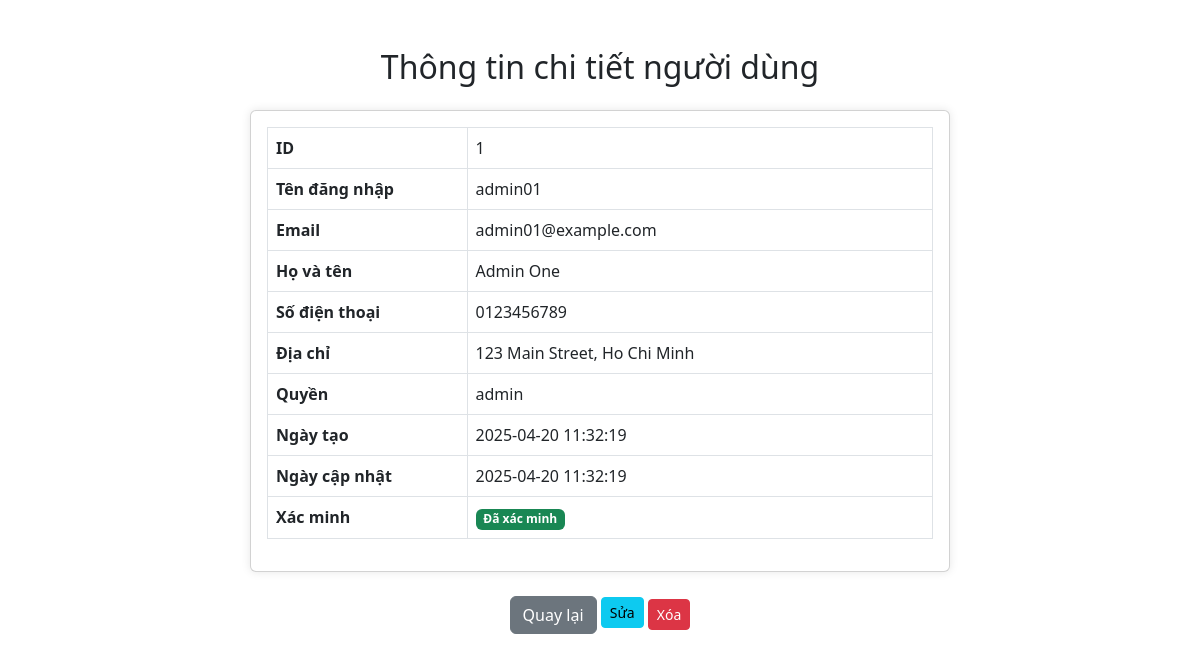
Page /index.php?controller=UserAdmin&action=detail&id=1 on the committed database.
### tables this page shows
CREATE TABLE `users` (
  `id` int(11) NOT NULL,
  `username` varchar(50) NOT NULL,
  `password` varchar(255) NOT NULL,
  `email` varchar(100) NOT NULL,
  `full_name` varchar(100) DEFAULT NULL,
  `phone` varchar(20) DEFAULT NULL,
  `address` varchar(255) DEFAULT NULL,
  `role` enum('admin','customer') DEFAULT 'customer',
  `created_at` timestamp NOT NULL DEFAULT current_timestamp(),
  `updated_at` timestamp NOT NULL DEFAULT current_timestamp() ON UPDATE current_timestamp(),
  `is_verified` tinyint(1) DEFAULT 0
);

### controllers/UserAdminController.php (called while the page is built, shortened)
<?php
require_once './models/User.php';
class UserAdminController
{
    public function detail()
    {
        $user = new User();
        $id = $_GET['id'];
        $user = $user->findById($id);
        require_once './views/admin/user_detail.php';
    }
}
?>

### models/User.php (called while the page is built, shortened)
<?php
require_once __DIR__ . '/../config/Database.php';
class User
{
    private $conn;
    public function __construct()
    {
        $db = new Database();
        $this->conn = $db->connect();
    }
    public function findById($id)
    {
        $sql = "SELECT * FROM users WHERE id = :id";
        $stmt = $this->conn->prepare($sql);
        $stmt->execute(['id' => $id]);
        $data = $stmt->fetch(PDO::FETCH_ASSOC);
        if ($data) {
            $user = new User();
            foreach ($data as $key => $value) {
                $user->$key = $value;
            }
            return $user;
        }
        return null;
    }
}

### config/Database.php (called while the page is built, shortened)
<?php
class Database {
    private $host = "localhost";
    private $db_name = "db_porsche_php";
    private $username = "root";
    private $password = "";
    private $port = 3306;
    public function connect() {
        $this->conn = null;
        try {
            $dsn = "mysql:host={$this->host};port={$this->port};dbname={$this->db_name};charset=utf8";
            $this->conn = new PDO($dsn, $this->username, $this->password);
            $this->conn->setAttribute(PDO::ATTR_ERRMODE, PDO::ERRMODE_EXCEPTION);
        } catch(PDOException $e) {
            echo "Kết nối thất bại: " . $e->getMessage();
            exit;
        }
        return $this->conn;
    }
}
?>

### views/admin/user_detail.php (the view, shortened to what this page needs)
<!DOCTYPE html>
<html lang="vi">
<head>
    <link href="https://cdn.jsdelivr.net/npm/bootstrap@5.3.0/dist/css/bootstrap.min.css" rel="stylesheet">
</head>
<body>
    <div class="container mt-5">
        <h2 class="mb-4 text-center">Thông tin chi tiết người dùng</h2>
        <div class="card">
            <div class="card-body">
                <table class="table table-bordered">
                    <tr>
                        <th>ID</th>
                        <td><?= htmlspecialchars($user->id) ?></td>
                    </tr>
                    <tr>
                        <th>Tên đăng nhập</th>
                        <td><?= htmlspecialchars($user->username) ?></td>
                    </tr>
                    <tr>
                        <th>Email</th>
                        <td><?= htmlspecialchars($user->email) ?></td>
                    </tr>
                    <tr>
                        <th>Họ và tên</th>
                        <td><?= htmlspecialchars($user->full_name) ?></td>
                    </tr>
                    <tr>
                        <th>Số điện thoại</th>
                        <td><?= htmlspecialchars($user->phone) ?></td>
                    </tr>
                    <tr>
                        <th>Địa chỉ</th>
                        <td><?= htmlspecialchars($user->address) ?></td>
                    </tr>
                    <tr>
                        <th>Quyền</th>
                        <td><?= htmlspecialchars($user->role) ?></td>
                    </tr>
                    <tr>
                        <th>Ngày tạo</th>
                        <td><?= htmlspecialchars($user->created_at) ?></td>
                    </tr>
                    <tr>
                        <th>Ngày cập nhật</th>
                        <td><?= htmlspecialchars($user->updated_at) ?></td>
                    </tr>
                    <tr>
                        <th>Xác minh</th>
                        <td>
                            <span class="badge bg-<?= $user->is_verified ? 'success' : 'secondary' ?>">
                                <?= $user->is_verified ? 'Đã xác minh' : 'Chưa xác minh' ?>
                            </span>
                        </td>
                    </tr>
                </table>
            </div>
        </div>
        <div class="mt-4 text-center">
            <a href="index.php?controller=UserAdmin&action=index" class="btn btn-secondary">Quay lại</a>
            <a href="index.php?controller=UserAdmin&action=update&id=<?= $user->id ?>"
                class="btn btn-sm btn-info mb-1">Sửa</a>
            <a href="index.php?controller=UserAdmin&action=delete&id=<?= $user->id ?>" class="btn btn-sm btn-danger"
                onclick="return confirm('Bạn có chắc muốn xóa người dùng này?')">Xóa</a>
        </div>
    </div>
</body>
</html>

### views/admin/user_detail.php (style rules this page uses)
.card { max-width: 700px; margin: auto; box-shadow: 0 0 10px rgba(0, 0, 0, 0.1); }
.table th { width: 30%; }

### rows in the picture
users: id "1", username "admin01", email "admin01@example.com", full_name "Admin One", phone "0123456789", address "123 Main Street, Ho Chi Minh", role "admin", created_at "2025-04-20 11:32:19", updated_at "2025-04-20 11:32:19"
